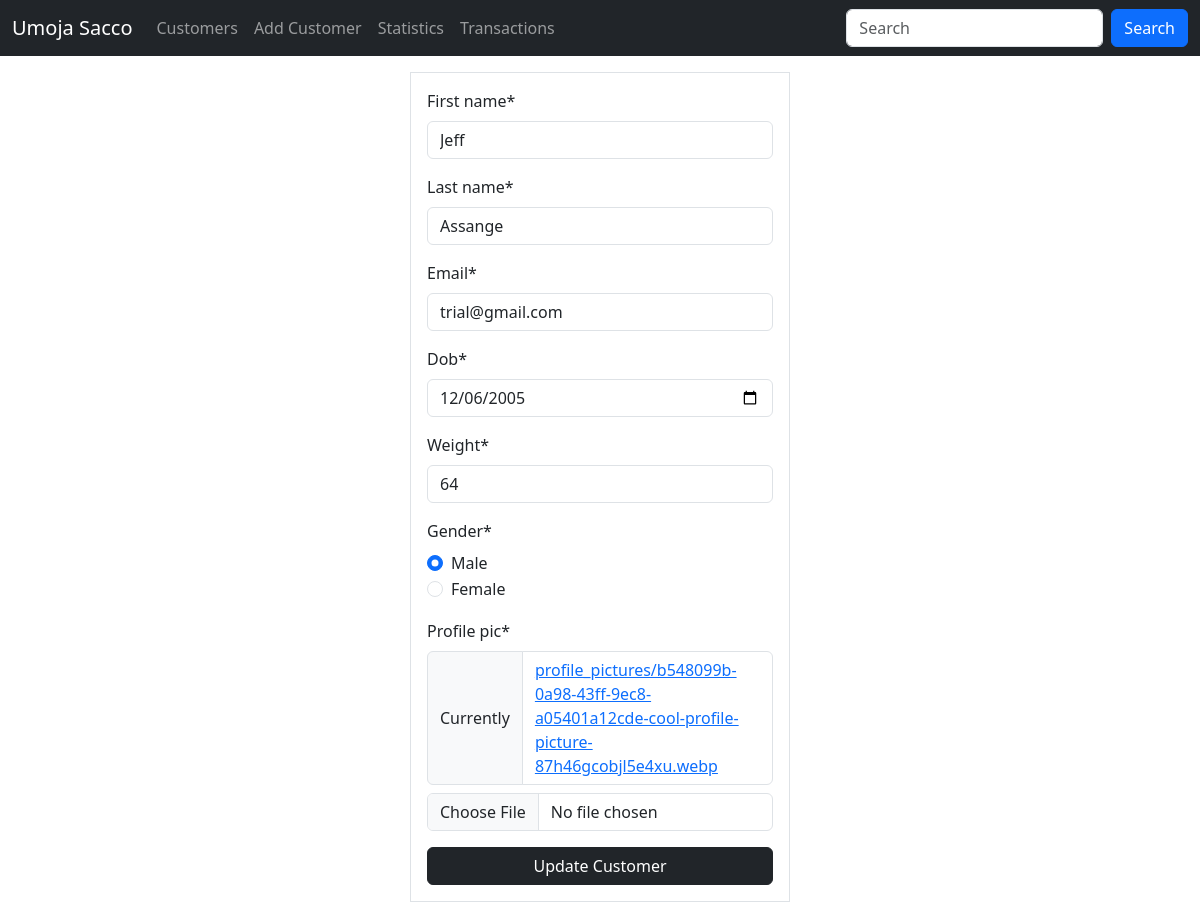
Screenshot of /customers/update/109 (signed in) with the database file from the repository.
### main/models.py (models this page shows, shortened)
class Customer(models.Model):
    first_name = models.CharField(max_length=30)
    last_name = models.CharField(max_length=30)
    email = models.EmailField(unique=True)
    dob = models.DateField()
    gender = models.CharField(max_length=10)
    profile_pic = models.ImageField(upload_to=generate_unique_name, null=True)
    weight = models.IntegerField(default=0)
    created_at = models.DateTimeField(auto_now_add=True)
    updated_at = models.DateTimeField(auto_now=True)
    class Meta:
        db_table = 'customers'

### main/views.py (the view)
# urls.py: path('customers/update/<int:customer_id>', views.update_customer, name='update_customer'),
@login_required
@permission_required("main.change_customer", raise_exception=True)
def update_customer(request, customer_id):
    customer = get_object_or_404(Customer, id=customer_id)
    if request.method == "POST":
        form = CustomerForm(request.POST, request.FILES, instance=customer)
        if form.is_valid():
            form.save()
            messages.success(request, f"Customer {form.cleaned_data['first_name']} was updated!")
            return redirect('customers')
    else:
        form = CustomerForm(instance=customer)
    return render(request, 'customer_update_form.html', {"form": form})

### main/app_forms.py
class CustomerForm(forms.ModelForm):
    gender = forms.ChoiceField(choices=GENDER_CHOICES, widget=forms.RadioSelect)
    class Meta:
        model = Customer
        fields = ['first_name', 'last_name', 'email', 'dob', 'weight', 'gender', 'profile_pic']
        widgets = {
            'dob' : forms.DateInput(attrs={'type': 'date', 'min':'1980-01-01', 'max':'2005-12-31'}),
            'weight': forms.NumberInput(attrs={'type': 'number', 'min':'35', 'max':'100'})
        }

### templates/customer_update_form.html (shortened to what this page needs)
{% extends 'master.html' %}
{% load crispy_forms_filters %}
{% load crispy_forms_tags %}
{% block content %}
	<div class="container">
       <div class="row justify-content-center">
            <div class="col-sm-4 border px-3 py-3 mt-3">
                <form action="" method="post" enctype="multipart/form-data">
                    {{ form | crispy }}
                    <button class="btn btn-dark w-100">Update Customer</button>
                </form>
            </div>
       </div>
    </div>
{% endblock %}

### rows the page displays
Customer: first_name "Jeff", last_name "Assange", email "trial@gmail.com", dob "12/06/2005", weight "64", gender "☑ Male ☐ Female"
